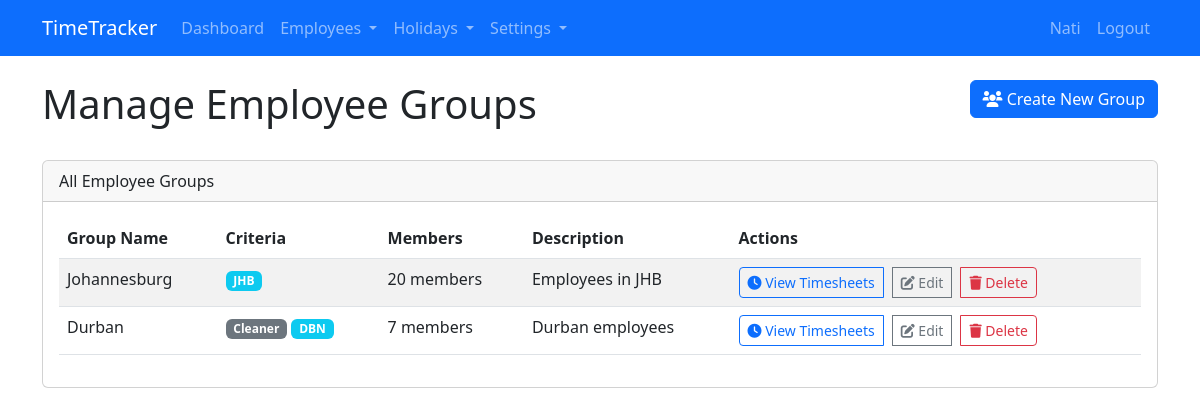
The page /employee_groups (signed in) on the database its author committed.
### app.py (models this page shows, shortened)
class User(UserMixin, db.Model):
    id = db.Column(db.Integer, primary_key=True)
    username = db.Column(db.String(80), unique=True, nullable=False)
    email = db.Column(db.String(120), unique=True, nullable=False)
    password_hash = db.Column(db.String(128))
    is_admin = db.Column(db.Boolean, default=False)
    company_id = db.Column(db.Integer, db.ForeignKey('company.id'))

class EmployeeGroup(db.Model):
    id = db.Column(db.Integer, primary_key=True)
    name = db.Column(db.String(100), nullable=False)
    description = db.Column(db.Text)
    company_id = db.Column(db.Integer, db.ForeignKey('company.id'), nullable=False)
    work_start_time = db.Column(db.Time, nullable=True)  # Custom start time for the group
    work_end_time = db.Column(db.Time, nullable=True)    # Custom end time for the group
    job_title_id = db.Column(db.Integer, db.ForeignKey('job_title.id'))
    location_id = db.Column(db.Integer, db.ForeignKey('location.id'))
    job_title = db.relationship('JobTitle', backref='groups', foreign_keys=[job_title_id])
    location = db.relationship('Location', backref='groups', foreign_keys=[location_id])
    employees = db.relationship('Employee', secondary='employee_group_membership', backref='groups')

class Location(db.Model):
    id = db.Column(db.Integer, primary_key=True)
    name = db.Column(db.String(100), nullable=False)
    address = db.Column(db.String(200))
    company_id = db.Column(db.Integer, db.ForeignKey('company.id'), nullable=False)
    employees = db.relationship('Employee', backref='location', lazy=True)

class JobTitle(db.Model):
    id = db.Column(db.Integer, primary_key=True)
    title = db.Column(db.String(100), nullable=False)
    description = db.Column(db.Text)
    company_id = db.Column(db.Integer, db.ForeignKey('company.id'), nullable=False)
    work_start_time = db.Column(db.Time, nullable=True)  # Custom start time, NULL means use company default
    work_end_time = db.Column(db.Time, nullable=True)    # Custom end time, NULL means use company default
    employees = db.relationship('Employee', backref='job_title', lazy=True)

### app.py (the view)
@app.route('/employee_groups')
@login_required
def employee_groups():
    if not current_user.is_admin:
        flash('Access denied.')
        return redirect(url_for('dashboard'))
    company = current_user.company
    groups = EmployeeGroup.query.filter_by(company_id=company.id).all()
    return render_template('employee_groups.html', groups=groups)

### app.py (called while the page is built)
@login_manager.user_loader
def load_user(user_id):
    return User.query.get(int(user_id))

### templates/employee_groups.html (shortened to what this page needs)
{% extends "base.html" %}
{% block content %}
<div class="row mb-4">
    <div class="col-md-8">
        <h1>Manage Employee Groups</h1>
    </div>
    <div class="col-md-4 text-end">
        <a href="{{ url_for('add_employee_group') }}" class="btn btn-primary">
            <i class="fas fa-users"></i> Create New Group
        </a>
    </div>
</div>
<div class="row">
    <div class="col-md-12">
        <div class="card">
            <div class="card-header">All Employee Groups</div>
            <div class="card-body">
                {% if groups %}
                <div class="table-responsive">
                    <table class="table table-striped">
                        <thead>
                            <tr>
                                <th>Group Name</th>
                                <th>Criteria</th>
                                <th>Members</th>
                                <th>Description</th>
                                <th>Actions</th>
                            </tr>
                        </thead>
                        <tbody>
                            {% for group in groups %}
                            <tr>
                                <td>{{ group.name }}</td>
                                <td>
                                    {% if group.job_title %}
                                    <span class="badge bg-secondary">{{ group.job_title.title }}</span>
                                    {% endif %}
                                    {% if group.location %}
                                    <span class="badge bg-info">{{ group.location.name }}</span>
                                    {% endif %}
                                </td>
                                <td>{{ group.employees|length }} members</td>
                                <td>{{ group.description }}</td>
                                <td>
                                    <div class="btn-group">
                                        <a href="{{ url_for('group_timesheets', group_id=group.id) }}" class="btn btn-outline-primary btn-sm">
                                            <i class="fas fa-clock"></i> View Timesheets
                                        </a>
                                        <a href="{{ url_for('edit_employee_group', group_id=group.id) }}" class="btn btn-outline-secondary btn-sm ms-2">
                                            <i class="fas fa-edit"></i> Edit
                                        </a>
                                        <a href="{{ url_for('delete_employee_group', group_id=group.id) }}" class="btn btn-outline-danger btn-sm ms-2" onclick="return confirm('Are you sure you want to delete this group?');">
                                            <i class="fas fa-trash"></i> Delete
                                        </a>
                                    </div>
                                </td>
                            </tr>
                            {% endfor %}
                        </tbody>
                    </table>
                </div>
                {% else %}
                <p class="text-center">No employee groups found. <a href="{{ url_for('add_employee_group') }}">Create a group</a> to get started.</p>
                {% endif %}
            </div>
        </div>
    </div>
</div>
{% endblock %}

### templates/base.html (shortened to what this page needs)
<!DOCTYPE html>
<html lang="en">
<head>
    <link href="https://cdn.jsdelivr.net/npm/bootstrap@5.3.0-alpha1/dist/css/bootstrap.min.css" rel="stylesheet">
    <link href="https://cdnjs.cloudflare.com/ajax/libs/font-awesome/6.0.0/css/all.min.css" rel="stylesheet">
</head>
<body>
    <nav class="navbar navbar-expand-lg navbar-dark bg-primary">
        <div class="container">
            <a class="navbar-brand" href="{{ url_for('index') }}">TimeTracker</a>
            <div class="collapse navbar-collapse" id="navbarNav">
                <ul class="navbar-nav me-auto">
                    {% if current_user.is_authenticated %}
                    <li class="nav-item">
                        <a class="nav-link" href="{{ url_for('dashboard') }}">Dashboard</a>
                    </li>
                    {% if current_user.is_admin %}
                    <li class="nav-item dropdown">
                        <a class="nav-link dropdown-toggle" href="#" id="employeesDropdown" role="button" data-bs-toggle="dropdown" aria-expanded="false">
                            Employees
                        </a>
                    </li>
                    <li class="nav-item dropdown">
                        <a class="nav-link dropdown-toggle" href="#" id="holidaysDropdown" role="button" data-bs-toggle="dropdown" aria-expanded="false">
                            Holidays
                        </a>
                    </li>
                    <li class="nav-item dropdown">
                        <a class="nav-link dropdown-toggle" href="#" id="settingsDropdown" role="button" data-bs-toggle="dropdown" aria-expanded="false">
                            Settings
                        </a>
                    </li>
                    {% endif %}
                    {% endif %}
                </ul>
                <ul class="navbar-nav">
                    {% if current_user.is_authenticated %}
                    <li class="nav-item">
                        <span class="nav-link">{{ current_user.username }}</span>
                    </li>
                    <li class="nav-item">
                        <a class="nav-link" href="{{ url_for('logout') }}">Logout</a>
                    </li>
                    {% endif %}
                </ul>
            </div>
        </div>
    </nav>
    <div class="container mt-4">
        {% block content %}{% endblock %}
    </div>
</body>
</html>

### rows shown on the page
User: username "Nati"
EmployeeGroup: name "Johannesburg", location.name "JHB", employees|length "20", description "Employees in JHB"
EmployeeGroup: name "Durban", job_title "Cleaner", location.name "DBN", employees|length "7", description "Durban employees"
